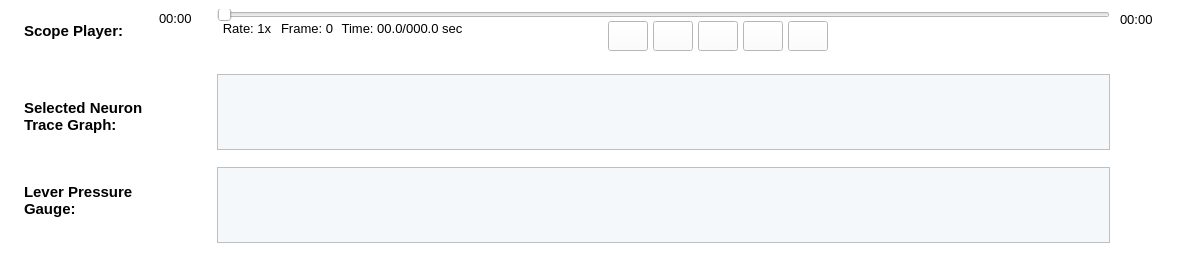
                 <widget class="QWidget" name="widget_92" native="true">
                  <property name="minimumSize">
                   <size>
                    <width>1202</width>
                    <height>260</height>
                   </size>
                  </property>
                  <property name="maximumSize">
                   <size>
                    <width>1550</width>
                    <height>260</height>
                   </size>
                  </property>
                  <property name="styleSheet">
                   <string notr="true">border-color: rgb(0, 0, 0);
background-color: rgb(170, 170, 255);</string>
                  </property>
                  <layout class="QHBoxLayout" name="horizontalLayout_3" stretch="1,0,0">
                   <property name="spacing">
                    <number>0</number>
                   </property>
                   <property name="leftMargin">
                    <number>0</number>
                   </property>
                   <property name="topMargin">
                    <number>0</number>
                   </property>
                   <property name="rightMargin">
                    <number>0</number>
                   </property>
                   <property name="bottomMargin">
                    <number>0</number>
                   </property>
                   <item>
                    <widget class="QWidget" name="widget_94" native="true">
                     <property name="minimumSize">
                      <size>
                       <width>217</width>
                       <height>260</height>
                      </size>
                     </property>
                     <property name="maximumSize">
                      <size>
                       <width>217</width>
                       <height>260</height>
                      </size>
                     </property>
                     <property name="styleSheet">
                      <string notr="true">background-color: rgb(255, 255, 255);
border-color: rgb(0, 0, 0);</string>
                     </property>
                     <layout class="QGridLayout" name="gridLayout_8">
                      <item row="0" column="0">
                       <layout class="QGridLayout" name="gridLayout_7">
                        <item row="1" column="2">
                         <spacer name="verticalSpacer_3">
                          <property name="orientation">
                           <enum>Qt::Vertical</enum>
                          </property>
                          <property name="sizeType">
                           <enum>QSizePolicy::Fixed</enum>
                          </property>
                          <property name="sizeHint" stdset="0">
                           <size>
                            <width>20</width>
                            <height>200</height>
                           </size>
                          </property>
                         </spacer>
                        </item>
                        <item row="0" column="2">
                         <widget class="QLabel" name="label_168">
                          <property name="sizePolicy">
                           <sizepolicy hsizetype="Fixed" vsizetype="Fixed">
                            <horstretch>0</horstretch>
                            <verstretch>0</verstretch>
                           </sizepolicy>
                          </property>
                          <property name="font">
                           <font>
                            <pointsize>10</pointsize>
                           </font>
                          </property>
                          <property name="text">
                           <string>00:00</string>
                          </property>
                         </widget>
                        </item>
                        <item row="0" column="0" rowspan="2">
                         <layout class="QVBoxLayout" name="verticalLayout_4">
                          <item>
                           <widget class="QLabel" name="label_167">
                            <property name="sizePolicy">
                             <sizepolicy hsizetype="Fixed" vsizetype="Fixed">
                              <horstretch>0</horstretch>
                              <verstretch>0</verstretch>
                             </sizepolicy>
                            </property>
                            <property name="font">
                             <font>
                              <pointsize>11</pointsize>
                              <weight>75</weight>
                              <bold>true</bold>
                             </font>
                            </property>
                            <property name="text">
                             <string>Scope Player:</string>
                            </property>
                            <property name="alignment">
                             <set>Qt::AlignLeading|Qt::AlignLeft|Qt::AlignTop</set>
                            </property>
                           </widget>
                          </item>
                          <item>
                           <spacer name="verticalSpacer">
                            <property name="orientation">
                             <enum>Qt::Vertical</enum>
                            </property>
                            <property name="sizeType">
                             <enum>QSizePolicy::Fixed</enum>
                            </property>
                            <property name="sizeHint" stdset="0">
                             <size>
                              <width>20</width>
                              <height>40</height>
                             </size>
                            </property>
                           </spacer>
                          </item>
                          <item>
                           <widget class="QLabel" name="label_165">
                            <property name="sizePolicy">
                             <sizepolicy hsizetype="Fixed" vsizetype="Fixed">
                              <horstretch>0</horstretch>
                              <verstretch>0</verstretch>
                             </sizepolicy>
                            </property>
                            <property name="font">
                             <font>
                              <pointsize>11</pointsize>
                              <weight>75</weight>
                              <bold>true</bold>
                             </font>
                            </property>
                            <property name="text">
                             <string>Selected Neuron
Trace Graph: </string>
                            </property>
                            <property name="alignment">
                             <set>Qt::AlignLeading|Qt::AlignLeft|Qt::AlignTop</set>
                            </property>
                           </widget>
                          </item>
                          <item>
                           <spacer name="verticalSpacer_2">
                            <property name="orientation">
                             <enum>Qt::Vertical</enum>
                            </property>
                            <property name="sizeType">
                             <enum>QSizePolicy::Fixed</enum>
                            </property>
                            <property name="sizeHint" stdset="0">
                             <size>
                              <width>10</width>
                              <height>30</height>
                             </size>
                            </property>
                           </spacer>
                          </item>
                          <item>
                           <widget class="QLabel" name="label_169">
                            <property name="sizePolicy">
                             <sizepolicy hsizetype="Fixed" vsizetype="Fixed">
                              <horstretch>0</horstretch>
                              <verstretch>0</verstretch>
                             </sizepolicy>
                            </property>
                            <property name="font">
                             <font>
                              <pointsize>11</pointsize>
                              <weight>75</weight>
                              <bold>true</bold>
                             </font>
                            </property>
                            <property name="text">
                             <string>Lever Pressure
Gauge: </string>
                            </property>
                            <property name="alignment">
                             <set>Qt::AlignLeading|Qt::AlignLeft|Qt::AlignTop</set>
                            </property>
                           </widget>
                          </item>
                         </layout>
                        </item>
                        <item row="0" column="1">
                         <spacer name="horizontalSpacer_4">
                          <property name="orientation">
                           <enum>Qt::Horizontal</enum>
                          </property>
                          <property name="sizeType">
                           <enum>QSizePolicy::Fixed</enum>
                          </property>
                          <property name="sizeHint" stdset="0">
                           <size>
                            <width>10</width>
                            <height>20</height>
                           </size>
                          </property>
                         </spacer>
                        </item>
                       </layout>
                      </item>
                      <item row="1" column="0">
                       <spacer name="verticalSpacer_4">
                        <property name="orientation">
                         <enum>Qt::Vertical</enum>
                        </property>
                        <property name="sizeType">
                         <enum>QSizePolicy::Fixed</enum>
                        </property>
                        <property name="sizeHint" stdset="0">
                         <size>
                          <width>20</width>
                          <height>20</height>
                         </size>
                        </property>
                       </spacer>
                      </item>
                     </layout>
                    </widget>
                   </item>
                   <item>
                    <widget class="QWidget" name="widget_97" native="true">
                     <property name="sizePolicy">
                      <sizepolicy hsizetype="Expanding" vsizetype="Expanding">
                       <horstretch>0</horstretch>
                       <verstretch>0</verstretch>
                      </sizepolicy>
                     </property>
                     <property name="minimumSize">
                      <size>
                       <width>890</width>
                       <height>260</height>
                      </size>
                     </property>
                     <property name="maximumSize">
                      <size>
                       <width>1241</width>
                       <height>260</height>
                      </size>
                     </property>
                     <property name="styleSheet">
                      <string notr="true">border-color: rgb(0, 0, 0);
background-color: rgb(255, 255, 255);</string>
                     </property>
                     <layout class="QFormLayout" name="formLayout_3">
                      <property name="horizontalSpacing">
                       <number>0</number>
                      </property>
                      <property name="verticalSpacing">
                       <number>0</number>
                      </property>
                      <property name="leftMargin">
                       <number>0</number>
                      </property>
                      <property name="rightMargin">
                       <number>0</number>
                      </property>
                      <property name="bottomMargin">
                       <number>0</number>
                      </property>
                      <item row="0" column="0" colspan="2">
                       <layout class="QGridLayout" name="gridLayout_13" columnstretch="0,0,0,1,0,2">
                        <item row="0" column="0" colspan="6">
                         <widget class="QSlider" name="horizontalSlider_7">
                          <property name="sizePolicy">
                           <sizepolicy hsizetype="Expanding" vsizetype="Fixed">
                            <horstretch>0</horstretch>
                            <verstretch>0</verstretch>
                           </sizepolicy>
                          </property>
                          <property name="minimumSize">
                           <size>
                            <width>890</width>
                            <height>12</height>
                           </size>
                          </property>
                          <property name="maximumSize">
                           <size>
                            <width>1241</width>
                            <height>12</height>
                           </size>
                          </property>
                          <property name="styleSheet">
                           <string notr="true"/>
                          </property>
                          <property name="orientation">
                           <enum>Qt::Horizontal</enum>
                          </property>
                         </widget>
                        </item>
                        <item row="1" column="0">
                         <widget class="QLabel" name="DePlayerRate">
                          <property name="sizePolicy">
                           <sizepolicy hsizetype="Fixed" vsizetype="Fixed">
                            <horstretch>0</horstretch>
                            <verstretch>0</verstretch>
                           </sizepolicy>
                          </property>
                          <property name="minimumSize">
                           <size>
                            <width>60</width>
                            <height>0</height>
                           </size>
                          </property>
                          <property name="font">
                           <font>
                            <pointsize>10</pointsize>
                           </font>
                          </property>
                          <property name="text">
                           <string>Rate: 1x</string>
                          </property>
                          <property name="alignment">
                           <set>Qt::AlignCenter</set>
                          </property>
                         </widget>
                        </item>
                        <item row="1" column="1">
                         <widget class="QLabel" name="DePlayerFrame">
                          <property name="sizePolicy">
                           <sizepolicy hsizetype="Fixed" vsizetype="Fixed">
                            <horstretch>0</horstretch>
                            <verstretch>0</verstretch>
                           </sizepolicy>
                          </property>
                          <property name="minimumSize">
                           <size>
                            <width>60</width>
                            <height>0</height>
                           </size>
                          </property>
                          <property name="font">
                           <font>
                            <pointsize>10</pointsize>
                           </font>
                          </property>
                          <property name="text">
                           <string>Frame: 0</string>
                          </property>
                          <property name="alignment">
                           <set>Qt::AlignCenter</set>
                          </property>
                         </widget>
                        </item>
                        <item row="1" column="2">
                         <widget class="QLabel" name="DePlayerTime">
                          <property name="sizePolicy">
                           <sizepolicy hsizetype="Fixed" vsizetype="Fixed">
                            <horstretch>0</horstretch>
                            <verstretch>0</verstretch>
                           </sizepolicy>
                          </property>
                          <property name="minimumSize">
                           <size>
                            <width>130</width>
                            <height>0</height>
                           </size>
                          </property>
                          <property name="font">
                           <font>
                            <pointsize>10</pointsize>
                           </font>
                          </property>
                          <property name="text">
                           <string>Time: 00.0/000.0 sec</string>
                          </property>
                          <property name="alignment">
                           <set>Qt::AlignCenter</set>
                          </property>
                         </widget>
                        </item>
                        <item row="1" column="3">
                         <spacer name="horizontalSpacer_6">
                          <property name="orientation">
                           <enum>Qt::Horizontal</enum>
                          </property>
                          <property name="sizeHint" stdset="0">
                           <size>
                            <width>40</width>
                            <height>20</height>
                           </size>
                          </property>
                         </spacer>
                        </item>
                        <item row="1" column="4">
                         <layout class="QGridLayout" name="gridLayout_12">
                          <property name="horizontalSpacing">
                           <number>5</number>
                          </property>
                          <item row="0" column="0">
                           <widget class="QPushButton" name="DePlayerLastButton">
                            <property name="sizePolicy">
                             <sizepolicy hsizetype="Fixed" vsizetype="Fixed">
                              <horstretch>0</horstretch>
                              <verstretch>0</verstretch>
                             </sizepolicy>
                            </property>
                            <property name="minimumSize">
                             <size>
                              <width>40</width>
                              <height>30</height>
                             </size>
                            </property>
                            <property name="maximumSize">
                             <size>
                              <width>40</width>
                              <height>30</height>
                             </size>
                            </property>
                            <property name="font">
                             <font>
                              <pointsize>10</pointsize>
                             </font>
                            </property>
                            <property name="styleSheet">
                             <string notr="true">border-image: url(:/media/previous.png);</string>
                            </property>
                            <property name="text">
                             <string/>
                            </property>
                           </widget>
                          </item>
                          <item row="0" column="1">
                           <widget class="QPushButton" name="DePlayerSlowButton">
                            <property name="sizePolicy">
                             <sizepolicy hsizetype="Fixed" vsizetype="Fixed">
                              <horstretch>0</horstretch>
                              <verstretch>0</verstretch>
                             </sizepolicy>
                            </property>
                            <property name="minimumSize">
                             <size>
                              <width>40</width>
                              <height>30</height>
                             </size>
                            </property>
                            <property name="maximumSize">
                             <size>
                              <width>40</width>
                              <height>30</height>
                             </size>
                            </property>
                            <property name="font">
                             <font>
                              <pointsize>10</pointsize>
                             </font>
                            </property>
                            <property name="styleSheet">
                             <string notr="true">border-image: url(:/media/rw.png);</string>
                            </property>
                            <property name="text">
                             <string/>
                            </property>
                           </widget>
                          </item>
                          <item row="0" column="2">
                           <widget class="QPushButton" name="DePlayerPlayButton">
                            <property name="sizePolicy">
                             <sizepolicy hsizetype="Fixed" vsizetype="Fixed">
                              <horstretch>0</horstretch>
                              <verstretch>0</verstretch>
                             </sizepolicy>
                            </property>
                            <property name="minimumSize">
                             <size>
                              <width>40</width>
                              <height>30</height>
                             </size>
                            </property>
                            <property name="maximumSize">
                             <size>
                              <width>40</width>
                              <height>30</height>
                             </size>
                            </property>
                            <property name="font">
                             <font>
                              <pointsize>10</pointsize>
                             </font>
                            </property>
                            <property name="styleSheet">
                             <string notr="true">border-image: url(:/media/play.png);</string>
                            </property>
                            <property name="text">
                             <string/>
                            </property>
                           </widget>
                          </item>
                          <item row="0" column="3">
                           <widget class="QPushButton" name="DePlayerFastButton">
                            <property name="sizePolicy">
                             <sizepolicy hsizetype="Fixed" vsizetype="Fixed">
                              <horstretch>0</horstretch>
                              <verstretch>0</verstretch>
                             </sizepolicy>
                            </property>
                            <property name="minimumSize">
                             <size>
                              <width>40</width>
                              <height>30</height>
                             </size>
                            </property>
                            <property name="maximumSize">
                             <size>
                              <width>40</width>
                              <height>30</height>
                             </size>
                            </property>
                            <property name="font">
                             <font>
                              <pointsize>10</pointsize>
                             </font>
                            </property>
                            <property name="styleSheet">
                             <string notr="true">border-image: url(:/media/ff.png);</string>
                            </property>
                            <property name="text">
                             <string/>
                            </property>
                           </widget>
                          </item>
                          <item row="0" column="4">
                           <widget class="QPushButton" name="DePlayerNextButton">
                            <property name="sizePolicy">
                             <sizepolicy hsizetype="Fixed" vsizetype="Fixed">
                              <horstretch>0</horstretch>
                              <verstretch>0</verstretch>
                             </sizepolicy>
                            </property>
                            <property name="minimumSize">
                             <size>
                              <width>40</width>
                              <height>30</height>
                             </size>
                            </property>
                            <property name="maximumSize">
                             <size>
                              <width>40</width>
                              <height>30</height>
                             </size>
                            </property>
                            <property name="font">
                             <font>
                              <pointsize>10</pointsize>
                             </font>
                            </property>
                            <property name="styleSheet">
                             <string notr="true">border-image: url(:/media/next.png);</string>
                            </property>
                            <property name="text">
                             <string/>
                            </property>
                           </widget>
                          </item>
                         </layout>
                        </item>
                        <item row="1" column="5">
                         <spacer name="horizontalSpacer_9">
                          <property name="orientation">
                           <enum>Qt::Horizontal</enum>
                          </property>
                          <property name="sizeType">
                           <enum>QSizePolicy::Expanding</enum>
                          </property>
                          <property name="sizeHint" stdset="0">
                           <size>
                            <width>40</width>
                            <height>20</height>
                           </size>
                          </property>
                         </spacer>
                        </item>
                       </layout>
                      </item>
                      <item row="1" column="1">
                       <spacer name="verticalSpacer_30">
                        <property name="orientation">
                         <enum>Qt::Vertical</enum>
                        </property>
                        <property name="sizeType">
                         <enum>QSizePolicy::Fixed</enum>
                        </property>
                        <property name="sizeHint" stdset="0">
                         <size>
                          <width>890</width>
                          <height>23</height>
                         </size>
                        </property>
                       </spacer>
                      </item>
                      <item row="2" column="0" colspan="2">
                       <widget class="QGraphicsView" name="DeSelectTraceView">
                        <property name="minimumSize">
                         <size>
                          <width>890</width>
                          <height>62</height>
                         </size>
                        </property>
                        <property name="styleSheet">
                         <string notr="true">background-color: rgb(245, 248, 250);</string>
                        </property>
                       </widget>
                      </item>
                      <item row="3" column="1">
                       <spacer name="verticalSpacer_29">
                        <property name="orientation">
                         <enum>Qt::Vertical</enum>
                        </property>
                        <property name="sizeType">
                         <enum>QSizePolicy::Fixed</enum>
                        </property>
                        <property name="sizeHint" stdset="0">
                         <size>
                          <width>890</width>
                          <height>17</height>
                         </size>
                        </property>
                       </spacer>
                      </item>
                      <item row="4" column="0" colspan="2">
                       <widget class="QGraphicsView" name="DeLeverPressureViewLarge">
                        <property name="minimumSize">
                         <size>
                          <width>890</width>
                          <height>62</height>
                         </size>
                        </property>
                        <property name="styleSheet">
                         <string notr="true">background-color: rgb(245, 248, 250);</string>
                        </property>
                       </widget>
                      </item>
                      <item row="5" column="1">
                       <spacer name="verticalSpacer_6">
                        <property name="orientation">
                         <enum>Qt::Vertical</enum>
                        </property>
                        <property name="sizeType">
                         <enum>QSizePolicy::Fixed</enum>
                        </property>
                        <property name="sizeHint" stdset="0">
                         <size>
                          <width>890</width>
                          <height>17</height>
                         </size>
                        </property>
                       </spacer>
                      </item>
                     </layout>
                    </widget>
                   </item>
                   <item>
                    <widget class="QWidget" name="widget_96" native="true">
                     <property name="sizePolicy">
                      <sizepolicy hsizetype="Fixed" vsizetype="Fixed">
                       <horstretch>0</horstretch>
                       <verstretch>0</verstretch>
                      </sizepolicy>
                     </property>
                     <property name="minimumSize">
                      <size>
                       <width>92</width>
                       <height>260</height>
                      </size>
                     </property>
                     <property name="maximumSize">
                      <size>
                       <width>92</width>
                       <height>260</height>
                      </size>
                     </property>
                     <property name="styleSheet">
                      <string notr="true">background-color: rgb(255, 255, 255);
border-color: rgb(0, 0, 0);</string>
                     </property>
                     <layout class="QGridLayout" name="gridLayout_10">
                      <item row="1" column="1">
                       <spacer name="verticalSpacer_5">
                        <property name="orientation">
                         <enum>Qt::Vertical</enum>
                        </property>
                        <property name="sizeType">
                         <enum>QSizePolicy::Fixed</enum>
                        </property>
                        <property name="sizeHint" stdset="0">
                         <size>
                          <width>20</width>
                          <height>220</height>
                         </size>
                        </property>
                       </spacer>
                      </item>
                      <item row="0" column="1">
                       <widget class="QLabel" name="label_173">
                        <property name="sizePolicy">
                         <sizepolicy hsizetype="Fixed" vsizetype="Fixed">
                          <horstretch>0</horstretch>
                          <verstretch>0</verstretch>
                         </sizepolicy>
                        </property>
                        <property name="font">
                         <font>
                          <pointsize>10</pointsize>
                         </font>
                        </property>
                        <property name="text">
                         <string>00:00</string>
                        </property>
                       </widget>
                      </item>
                      <item row="0" column="2">
                       <spacer name="horizontalSpacer">
                        <property name="orientation">
                         <enum>Qt::Horizontal</enum>
                        </property>
                        <property name="sizeType">
                         <enum>QSizePolicy::Fixed</enum>
                        </property>
                        <property name="sizeHint" stdset="0">
                         <size>
                          <width>40</width>
                          <height>20</height>
                         </size>
                        </property>
                       </spacer>
                      </item>
                      <item row="0" column="0">
                       <spacer name="horizontalSpacer_8">
                        <property name="orientation">
                         <enum>Qt::Horizontal</enum>
                        </property>
                        <property name="sizeHint" stdset="0">
                         <size>
                          <width>40</width>
                          <height>20</height>
                         </size>
                        </property>
                       </spacer>
                      </item>
                     </layout>
                    </widget>
                   </item>
                  </layout>
                 </widget>
